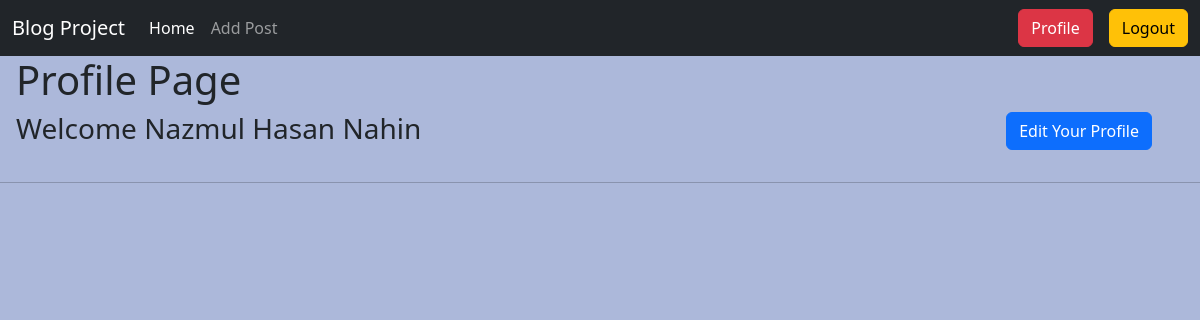
The page /author/profile/ (signed in) on the database as committed earlier.
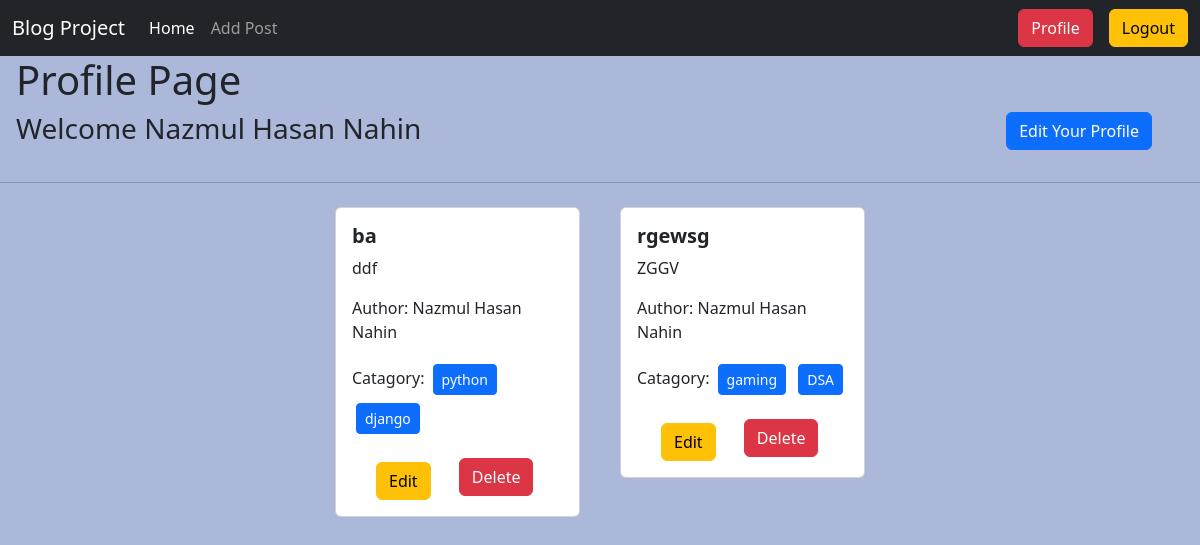
The same page on the database as committed later.
### posts/models.py (models this page shows, shortened)
class Posts(models.Model):
    title=models.CharField(max_length=50)
    content=models.TextField()
    category=models.ManyToManyField(Catagory)
    author=models.ForeignKey(User,on_delete=models.CASCADE)
    image=models.ImageField(upload_to="posts/media/uploads/",blank=True,null=True)

### catagories/models.py (models this page shows, shortened)
class Catagory(models.Model):
    name=models.CharField(max_length=20)
    slug=models.SlugField(max_length=100,unique=True,null=True,blank=True)

### author/views.py (the view)
# urls.py: path("profile/",profile,name="profile"),
@login_required
def profile(rq):
    data = Posts.objects.filter(author=rq.user)
    return render(rq,"profile.html",{"data":data})

### author/templates/profile.html
{% extends "base.html" %}
{% load crispy_forms_tags %}
{% block content %}
<h1 class="ms-3"  >Profile Page</h1>
<div class="d-flex justify-content-between ">
    <h3 class="ms-3">Welcome {{user.first_name}} {{user.last_name}}  </h3>
    <a class="btn btn-primary mx-5 mb-3" href="{% url "edit_profile" %}">Edit Your Profile</a>
</div>
<hr>
<div class="container">
    <div class="row justify-content-center mt-3">
      {% for post in data %}
      <div class="col-sm-3">
        <div class="card m-2">
          <div class="card-body">
            <h5 class="card-title fw-bolder">{{ post.title }}</h5>
            <p class="card-text">{{ post.content }}</p>
            <p>Author: {{post.author.first_name}} {{post.author.last_name}} </p>
            <p>Catagory:
              {% for cat in post.category.all %}
              <button class="btn btn-primary btn-sm m-1">{{cat.name}}</button>
              {% endfor %}
            </p>
            <a href="{% url "edit_post" post.id %}" class="btn btn-warning mx-4 mt-2">Edit</a>
            <a href="{% url "delete_post" post.id %}" class="btn btn-danger">Delete</a>
          </div>
        </div>
      </div>
      {% endfor %}
    </div>
  </div>
{% endblock content %}

Rows that differ between the two databases and show on the page:
added Posts: title "ba", content "ddf", author.first_name "Nazmul Hasan", author.last_name "Nahin"
now on this page (row unchanged): Catagory: name "python", shown under "ba"
now on this page (row unchanged): Catagory: name "django", shown under "ba"
added Posts: title "rgewsg", content "ZGGV", author.first_name "Nazmul Hasan", author.last_name "Nahin"
now on this page (row unchanged): Catagory: name "gaming", shown under "rgewsg"
now on this page (row unchanged): Catagory: name "DSA", shown under "rgewsg"
